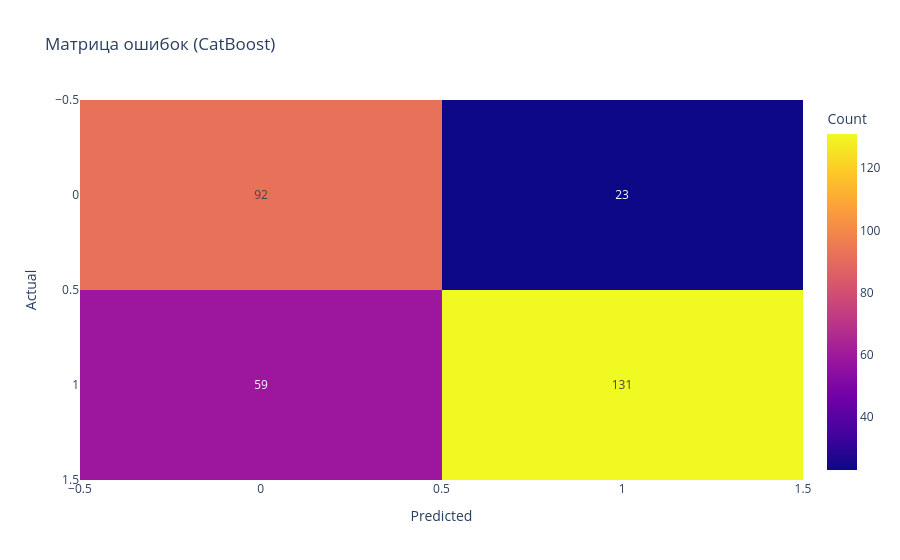

Source (notebook cell):
### Code cell
cm = confusion_matrix(y_test, test_pred)
fig_cm = px.imshow(cm, text_auto=True, aspect='auto',
                   labels=dict(x='Predicted', y='Actual', color='Count'),
                   title='Матрица ошибок (CatBoost)')
fig_cm.show()

### Figure 1 — Plotly figure (JSON) as saved in the notebook; plotly's stock layout.template omitted (floating-point values rounded to 4 significant figures)
{"data": [{"coloraxis": "coloraxis", "hovertemplate": "Predicted: %{x}<br>Actual: %{y}<br>Count: %{z}<extra></extra>", "name": "0", "texttemplate": "%{z}", "type": "heatmap", "xaxis": "x", "yaxis": "y", "z": [[92, 23], [59, 131]]}], "layout": {"coloraxis": {"colorbar": {"title": {"text": "Count"}}, "colorscale": [[0, "#0d0887"], [0.1111, "#46039f"], [0.2222, "#7201a8"], [0.3333, "#9c179e"], [0.4444, "#bd3786"], [0.5556, "#d8576b"], [0.6667, "#ed7953"], [0.7778, "#fb9f3a"], [0.8889, "#fdca26"], [1, "#f0f921"]]}, "title": {"text": "Матрица ошибок (CatBoost)"}, "xaxis": {"anchor": "y", "domain": [0, 1], "title": {"text": "Predicted"}}, "yaxis": {"anchor": "x", "autorange": "reversed", "domain": [0, 1], "title": {"text": "Actual"}}}}
